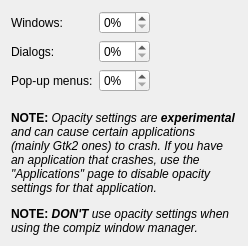
     <widget class="QWidget" name="page_29">
      <layout class="QVBoxLayout" name="verticalLayout_3">
       <item>
        <layout class="QFormLayout" name="formLayout_23">
         <property name="fieldGrowthPolicy">
          <enum>QFormLayout::ExpandingFieldsGrow</enum>
         </property>
         <item row="0" column="0">
          <widget class="QLabel" name="label_47a">
           <property name="text">
            <string>Windows:</string>
           </property>
          </widget>
         </item>
         <item row="0" column="1">
          <widget class="QSpinBox" name="bgndOpacity">
           <property name="toolTip">
            <string>&lt;p&gt;Sets the opacity of window backgrounds when using desktop effects.&lt;/p&gt;</string>
           </property>
           <property name="suffix">
            <string>%</string>
           </property>
          </widget>
         </item>
         <item row="1" column="0">
          <widget class="QLabel" name="label_47x">
           <property name="text">
            <string>Dialogs:</string>
           </property>
          </widget>
         </item>
         <item row="1" column="1">
          <widget class="QSpinBox" name="dlgOpacity">
           <property name="toolTip">
            <string>&lt;p&gt;Sets the opacity of dialog backgrounds when using desktop effects.&lt;/p&gt;</string>
           </property>
           <property name="suffix">
            <string>%</string>
           </property>
          </widget>
         </item>
         <item row="2" column="0">
          <widget class="QLabel" name="label_yy">
           <property name="text">
            <string>Pop-up menus:</string>
           </property>
          </widget>
         </item>
         <item row="2" column="1">
          <widget class="QSpinBox" name="menuBgndOpacity">
           <property name="toolTip">
            <string>&lt;p&gt;Sets the opacity of popup menus when using desktop effects.&lt;/p&gt;</string>
           </property>
           <property name="suffix">
            <string>%</string>
           </property>
          </widget>
         </item>
        </layout>
       </item>
       <item>
        <spacer name="verticalSpacer_3">
         <property name="orientation">
          <enum>Qt::Vertical</enum>
         </property>
         <property name="sizeType">
          <enum>QSizePolicy::Fixed</enum>
         </property>
         <property name="sizeHint" stdset="0">
          <size>
           <width>13</width>
           <height>13</height>
          </size>
         </property>
        </spacer>
       </item>
       <item>
        <widget class="QLabel" name="label_100">
         <property name="sizePolicy">
          <sizepolicy hsizetype="Preferred" vsizetype="Expanding">
           <horstretch>0</horstretch>
           <verstretch>0</verstretch>
          </sizepolicy>
         </property>
         <property name="text">
          <string>&lt;p&gt;&lt;b&gt;NOTE:&lt;/b&gt; &lt;i&gt;Opacity settings are &lt;b&gt;experimental&lt;/b&gt; and can cause certain applications (mainly Gtk2 ones) to crash. If you have an application that crashes, use the &amp;quot;Applications&amp;quot; page to disable opacity settings for that application.&lt;/i&gt;&lt;/p&gt;
&lt;p&gt;&lt;b&gt;NOTE:&lt;/b&gt; &lt;i&gt;&lt;b&gt;DON'T&lt;/b&gt; use opacity settings when using the compiz window manager.&lt;/i&gt;&lt;/p&gt;</string>
         </property>
         <property name="alignment">
          <set>Qt::AlignLeading|Qt::AlignLeft|Qt::AlignTop</set>
         </property>
         <property name="wordWrap">
          <bool>true</bool>
         </property>
        </widget>
       </item>
      </layout>
     </widget>
